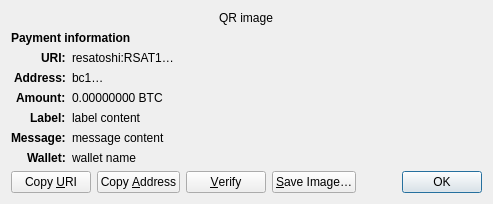
<?xml version="1.0" encoding="UTF-8"?>
<ui version="4.0">
 <class>ReceiveRequestDialog</class>
 <widget class="QDialog" name="ReceiveRequestDialog">
  <property name="geometry">
   <rect>
    <x>0</x>
    <y>0</y>
    <width>413</width>
    <height>229</height>
   </rect>
  </property>
  <property name="windowTitle">
   <string>Request payment to …</string>
  </property>
  <layout class="QGridLayout" name="gridLayout" columnstretch="0,1">
   <property name="sizeConstraint">
    <enum>QLayout::SetFixedSize</enum>
   </property>
   <item row="0" column="0" colspan="2" alignment="Qt::AlignHCenter">
    <widget class="QRImageWidget" name="qr_code">
     <property name="text">
      <string notr="true">QR image</string>
     </property>
     <property name="textInteractionFlags">
      <set>Qt::NoTextInteraction</set>
     </property>
    </widget>
   </item>
   <item row="1" column="0" colspan="2">
    <widget class="QLabel" name="payment_header">
     <property name="font">
      <font>
       <weight>75</weight>
       <bold>true</bold>
      </font>
     </property>
     <property name="text">
      <string>Payment information</string>
     </property>
     <property name="textInteractionFlags">
      <set>Qt::NoTextInteraction</set>
     </property>
    </widget>
   </item>
   <item row="2" column="0" alignment="Qt::AlignRight|Qt::AlignTop">
    <widget class="QLabel" name="uri_tag">
     <property name="font">
      <font>
       <weight>75</weight>
       <bold>true</bold>
      </font>
     </property>
     <property name="text">
      <string notr="true">URI:</string>
     </property>
     <property name="textFormat">
      <enum>Qt::PlainText</enum>
     </property>
     <property name="textInteractionFlags">
      <set>Qt::NoTextInteraction</set>
     </property>
    </widget>
   </item>
   <item row="2" column="1" alignment="Qt::AlignTop">
    <widget class="QLabel" name="uri_content">
     <property name="text">
      <string notr="true">resatoshi:RSAT1…</string>
     </property>
     <property name="textFormat">
      <enum>Qt::RichText</enum>
     </property>
     <property name="wordWrap">
      <bool>true</bool>
     </property>
     <property name="textInteractionFlags">
      <set>Qt::TextSelectableByMouse</set>
     </property>
    </widget>
   </item>
   <item row="3" column="0" alignment="Qt::AlignRight|Qt::AlignTop">
    <widget class="QLabel" name="address_tag">
     <property name="font">
      <font>
       <weight>75</weight>
       <bold>true</bold>
      </font>
     </property>
     <property name="text">
      <string>Address:</string>
     </property>
     <property name="textInteractionFlags">
      <set>Qt::NoTextInteraction</set>
     </property>
    </widget>
   </item>
   <item row="3" column="1" alignment="Qt::AlignTop">
    <widget class="QLabel" name="address_content">
     <property name="text">
      <string notr="true">bc1…</string>
     </property>
     <property name="textFormat">
      <enum>Qt::PlainText</enum>
     </property>
     <property name="textInteractionFlags">
      <set>Qt::TextSelectableByMouse</set>
     </property>
    </widget>
   </item>
   <item row="4" column="0" alignment="Qt::AlignRight|Qt::AlignTop">
    <widget class="QLabel" name="amount_tag">
     <property name="font">
      <font>
       <weight>75</weight>
       <bold>true</bold>
      </font>
     </property>
     <property name="text">
      <string>Amount:</string>
     </property>
     <property name="textInteractionFlags">
      <set>Qt::NoTextInteraction</set>
     </property>
    </widget>
   </item>
   <item row="4" column="1" alignment="Qt::AlignTop">
    <widget class="QLabel" name="amount_content">
     <property name="text">
      <string notr="true">0.00000000 BTC</string>
     </property>
     <property name="textFormat">
      <enum>Qt::PlainText</enum>
     </property>
     <property name="textInteractionFlags">
      <set>Qt::TextSelectableByMouse</set>
     </property>
    </widget>
   </item>
   <item row="5" column="0" alignment="Qt::AlignRight|Qt::AlignTop">
    <widget class="QLabel" name="label_tag">
     <property name="font">
      <font>
       <weight>75</weight>
       <bold>true</bold>
      </font>
     </property>
     <property name="text">
      <string>Label:</string>
     </property>
     <property name="textInteractionFlags">
      <set>Qt::NoTextInteraction</set>
     </property>
    </widget>
   </item>
   <item row="5" column="1" alignment="Qt::AlignTop">
    <widget class="QLabel" name="label_content">
     <property name="text">
      <string notr="true">label content</string>
     </property>
     <property name="textFormat">
      <enum>Qt::PlainText</enum>
     </property>
     <property name="wordWrap">
      <bool>true</bool>
     </property>
     <property name="textInteractionFlags">
      <set>Qt::TextSelectableByMouse</set>
     </property>
    </widget>
   </item>
   <item row="6" column="0" alignment="Qt::AlignRight|Qt::AlignTop">
    <widget class="QLabel" name="message_tag">
     <property name="font">
      <font>
       <weight>75</weight>
       <bold>true</bold>
      </font>
     </property>
     <property name="text">
      <string>Message:</string>
     </property>
     <property name="textInteractionFlags">
      <set>Qt::NoTextInteraction</set>
     </property>
    </widget>
   </item>
   <item row="6" column="1" alignment="Qt::AlignTop">
    <widget class="QLabel" name="message_content">
     <property name="text">
      <string notr="true">message content</string>
     </property>
     <property name="textFormat">
      <enum>Qt::PlainText</enum>
     </property>
     <property name="wordWrap">
      <bool>true</bool>
     </property>
     <property name="textInteractionFlags">
      <set>Qt::TextSelectableByMouse</set>
     </property>
    </widget>
   </item>
   <item row="7" column="0" alignment="Qt::AlignRight|Qt::AlignTop">
    <widget class="QLabel" name="wallet_tag">
     <property name="font">
      <font>
       <weight>75</weight>
       <bold>true</bold>
      </font>
     </property>
     <property name="text">
      <string>Wallet:</string>
     </property>
     <property name="textInteractionFlags">
      <set>Qt::NoTextInteraction</set>
     </property>
    </widget>
   </item>
   <item row="7" column="1" alignment="Qt::AlignTop">
    <widget class="QLabel" name="wallet_content">
     <property name="text">
      <string notr="true">wallet name</string>
     </property>
     <property name="textFormat">
      <enum>Qt::PlainText</enum>
     </property>
     <property name="wordWrap">
      <bool>true</bool>
     </property>
     <property name="textInteractionFlags">
      <set>Qt::TextSelectableByMouse</set>
     </property>
    </widget>
   </item>
   <item row="8" column="0" colspan="2">
    <layout class="QHBoxLayout" name="horizontalLayout">
     <item>
      <widget class="QPushButton" name="btnCopyURI">
       <property name="text">
        <string>Copy &amp;URI</string>
       </property>
       <property name="autoDefault">
        <bool>false</bool>
       </property>
      </widget>
     </item>
     <item>
      <widget class="QPushButton" name="btnCopyAddress">
       <property name="text">
        <string>Copy &amp;Address</string>
       </property>
       <property name="autoDefault">
        <bool>false</bool>
       </property>
      </widget>
     </item>
     <item>
      <widget class="QPushButton" name="btnVerify">
       <property name="text">
        <string>&amp;Verify</string>
       </property>
       <property name="toolTip">
        <string>Verify this address on e.g. a hardware wallet screen</string>
       </property>
       <property name="autoDefault">
        <bool>false</bool>
       </property>
      </widget>
     </item>
     <item>
      <widget class="QPushButton" name="btnSaveAs">
       <property name="text">
        <string>&amp;Save Image…</string>
       </property>
       <property name="autoDefault">
        <bool>false</bool>
       </property>
      </widget>
     </item>
     <item>
      <spacer name="horizontalSpacer_2">
       <property name="orientation">
        <enum>Qt::Horizontal</enum>
       </property>
       <property name="sizeHint" stdset="0">
        <size>
         <width>40</width>
         <height>20</height>
        </size>
       </property>
      </spacer>
     </item>
     <item>
      <widget class="QDialogButtonBox" name="buttonBox">
       <property name="focusPolicy">
        <enum>Qt::StrongFocus</enum>
       </property>
       <property name="standardButtons">
        <set>QDialogButtonBox::Ok</set>
       </property>
      </widget>
     </item>
    </layout>
   </item>
  </layout>
 </widget>
 <customwidgets>
  <customwidget>
   <class>QRImageWidget</class>
   <extends>QLabel</extends>
   <header>qt/qrimagewidget.h</header>
  </customwidget>
 </customwidgets>
 <tabstops>
  <tabstop>buttonBox</tabstop>
  <tabstop>btnCopyURI</tabstop>
  <tabstop>btnCopyAddress</tabstop>
  <tabstop>btnSaveAs</tabstop>
 </tabstops>
 <resources/>
 <connections>
  <connection>
   <sender>buttonBox</sender>
   <signal>accepted()</signal>
   <receiver>ReceiveRequestDialog</receiver>
   <slot>accept()</slot>
   <hints>
    <hint type="sourcelabel">
     <x>135</x>
     <y>230</y>
    </hint>
    <hint type="destinationlabel">
     <x>135</x>
     <y>126</y>
    </hint>
   </hints>
  </connection>
 </connections>
</ui>
